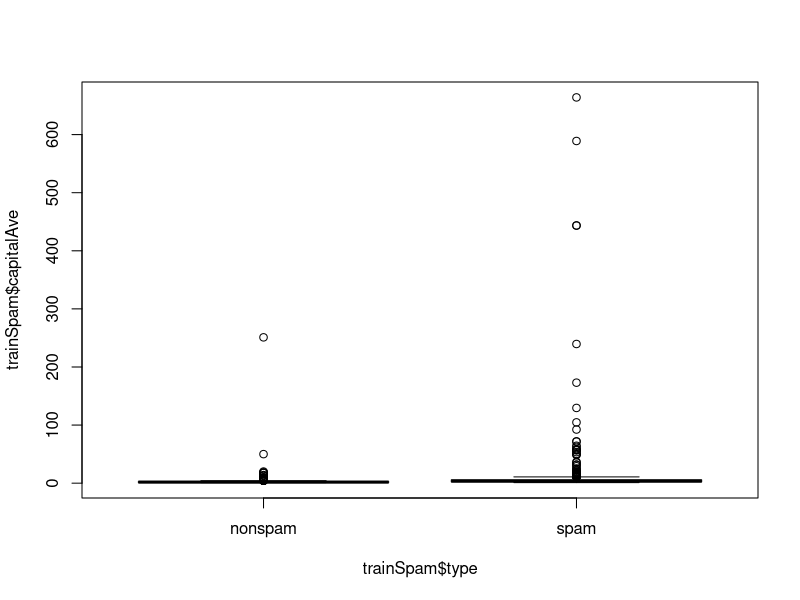
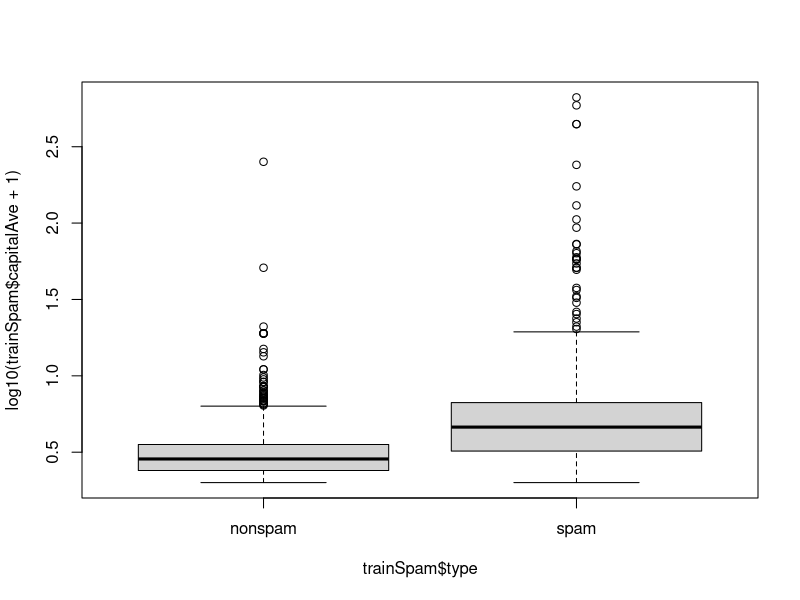
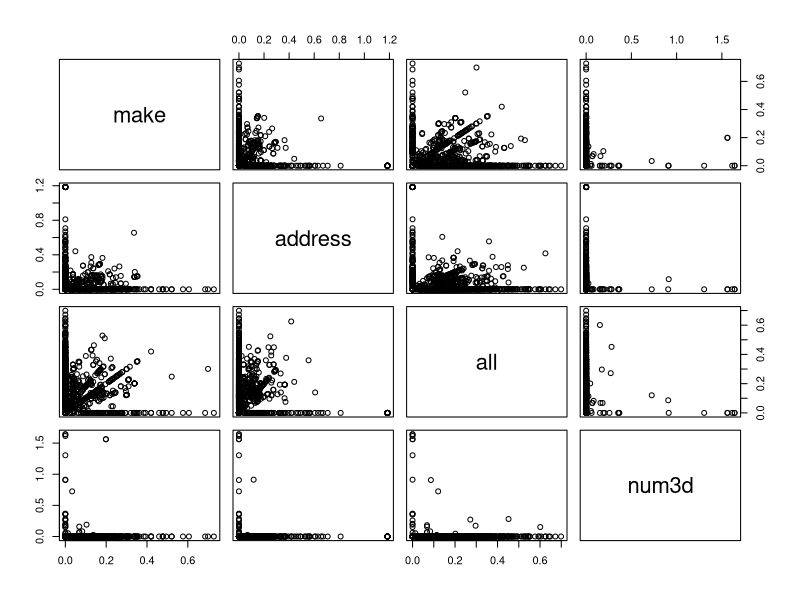
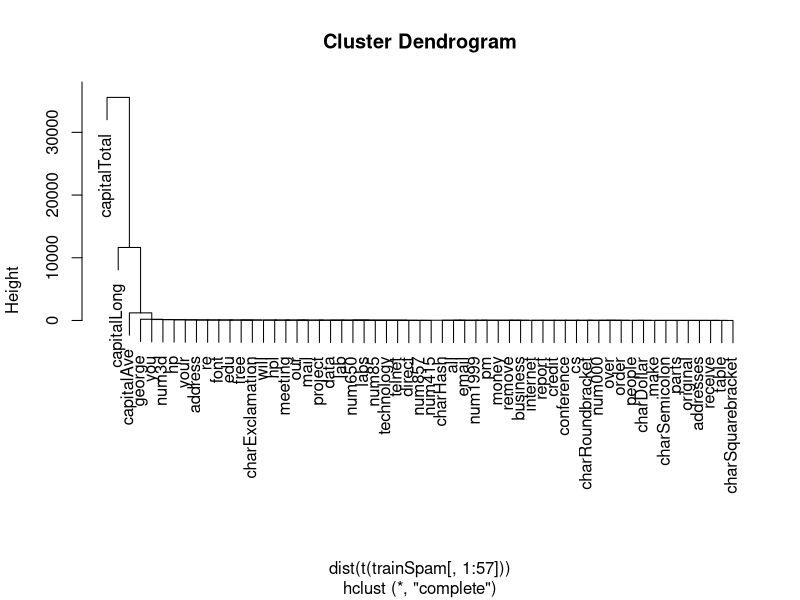
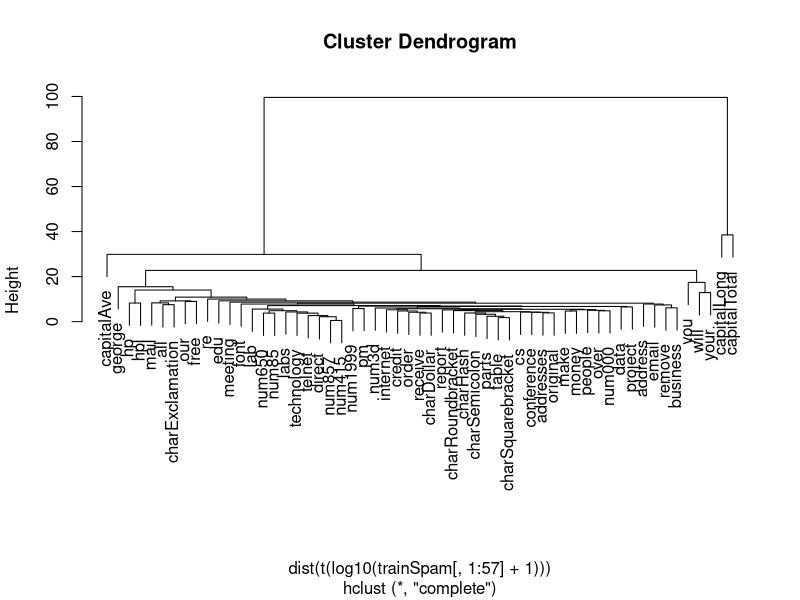

These charts were generated, in order, by the following R code:
install.packages("kernlab")
library(kernlab)
data(spam)

#perform subsampling
set.seed(3435)
trainIndicator <- rbinom(4601, size = 1, prob = 0.5)
table(trainIndicator)

trainSpam = spam[trainIndicator == 1, ]
testSpam = spam[trainIndicator == 0, ]

# exploratory analysis
plot(trainSpam$capitalAve ~ trainSpam$type)
# plot as log because the data is skewed, 1 is only added when there
# are a lot of zeros
plot(log10(trainSpam$capitalAve + 1) ~ trainSpam$type)
# pairswise plots
plot(log10(trainSpam[,1:4] + 1))


# hierarchical clustering
hCluster <- hclust(dist(t(trainSpam[, 1:57])))
plot(hCluster)

# hierarchical clustering updated to fix the skewness of the data
hClusterUpdated <- hclust(dist(t(log10(trainSpam[, 1:57] + 1))))
plot(hClusterUpdated)

# create logistical model
trainSpam$numType <- as.numeric(trainSpam$type) - 1
costFunction = function(x,y) sum(x != (y > 0.5))
cvError <- rep(NA, 55)
library(boot)
for (i in 1:55) {
  lmFormula = reformulate(names(trainSpam)[i], response = "numType")
  glmFit = glm(lmFormula, family = "binomial", data = trainSpam)
  cvError[i] = cv.glm(trainSpam, glmFit, costFunction, 2)$delta[2]
}

# get the model with the best fit
names(trainSpam)[which.min(cvError)]

# use the best model
predictionModel = glm(numType ~ charDollar, family = 'binomial', data = trainSpam)

# get predictions on the test set
predictionTest = predict(predictionModel, testSpam)
predictedSpam = rep("nospam", dim(testSpam)[1])

# classify as spam
predictedSpam[predictionModel$fitted > 0.5] = "spam"

# classification table
table(predictedSpam, testSpam$type)

#error rate
(61 + 458) / (1346 + 458 + 61 + 449)
